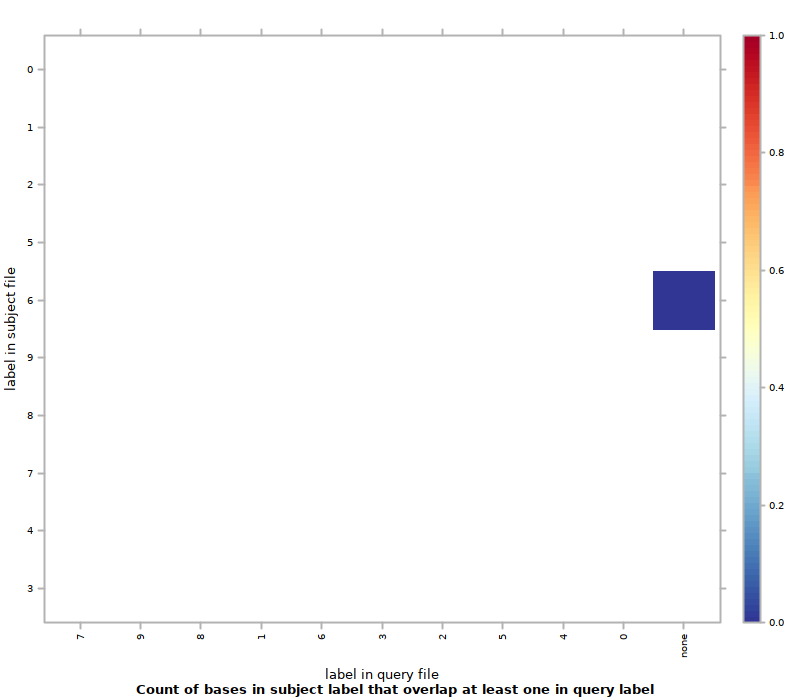

Write the R code that produced this figure.
#!/usr/bin/env Rscript
## transcript produced by Segtools 1.1.14

segtools.r.dirname <-
  system2("python",
          c("-c", "'import segtools; print segtools.get_r_dirname()'"),
          stdout = TRUE)

source(file.path(segtools.r.dirname, 'common.R'))
source(file.path(segtools.r.dirname, 'overlap.R'))
save.overlap.performance('./K5ex1bp50bp/overlap-ordered', 'overlap.performance', './K5ex1bp50bp/overlap-ordered/overlap.tab', row.normalize = 'FALSE', mnemonic_file = './K5ex1bp50bp/overlap-direct/mnemonics1_new.txt', clobber = FALSE, col_mnemonic_file = './K5ex1bp50bp/overlap-direct/mnemonics2_new.txt')
save.overlap.heatmap('./K5ex1bp50bp/overlap-ordered', 'overlap', './K5ex1bp50bp/overlap-ordered/overlap.tab', clobber = FALSE, col_mnemonic_file = './K5ex1bp50bp/overlap-direct/mnemonics2_new.txt', cluster = FALSE, max_contrast = FALSE, row.normalize = 'FALSE', mnemonic_file = './K5ex1bp50bp/overlap-direct/mnemonics1_new.txt')
